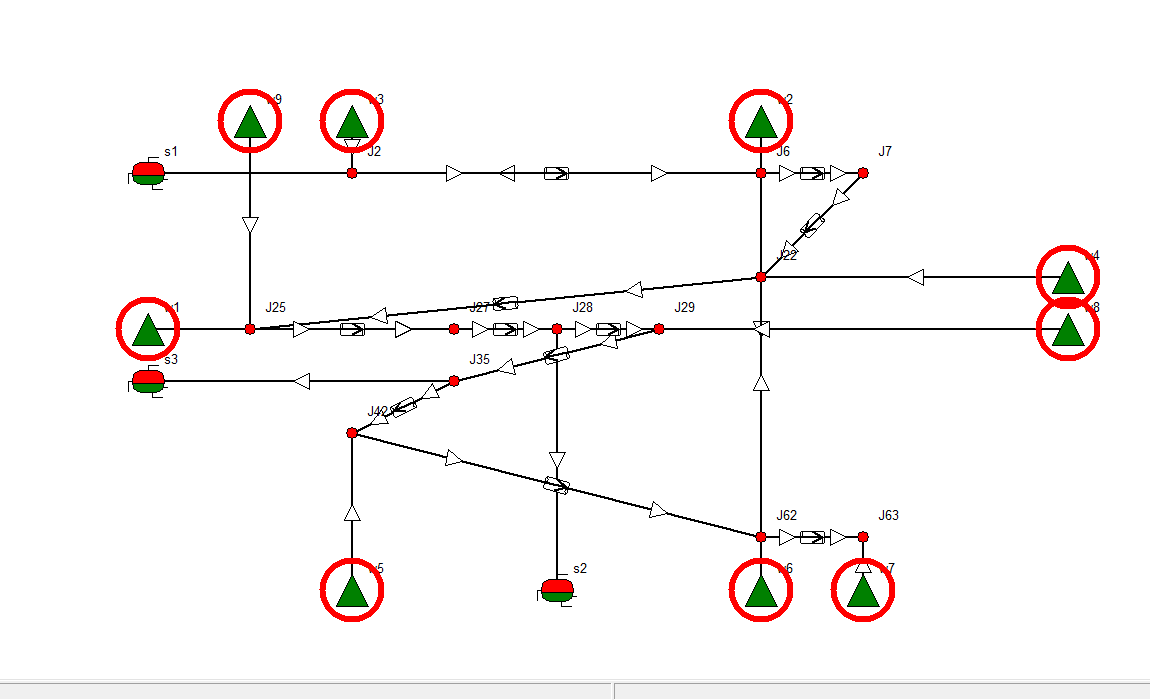
#> input picture data/image/image_11.png, 1150 x 700 px, found by its file name
$ python find_triangles.py
#> lines starting #> are read from the running program, lines starting #| are printed output that depends on the picture; after the words box and inside, x2 and y2 are one past the last pixel; in counts of white or black regions, pixels touching at a corner belong together
import cv2
import numpy as np
import pickle
import os
import json


def find_triangles(image_path, number):
#> called with image_path = 'pr5_result/pr9/data/image/image_11.png', number = 11
    image = cv2.imread(image_path)
#> image is the input picture: shape (700, 1150, 3); mean B, G, R 245, 245.7, 248.7
    gray = cv2.cvtColor(image, cv2.COLOR_BGR2GRAY)
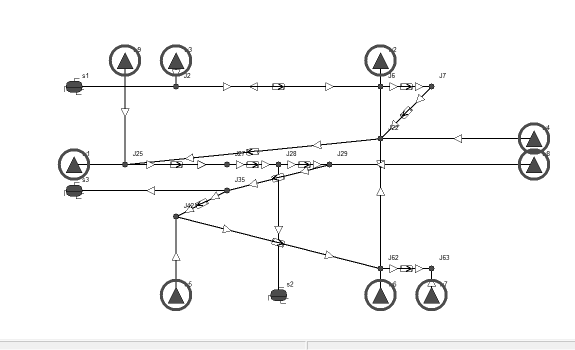
#> gray: shape (700, 1150) (shown at 1/2 size); min 0, max 255, mean 246.5
    _, thresh = cv2.threshold(gray, 127, 255, cv2.THRESH_BINARY_INV)
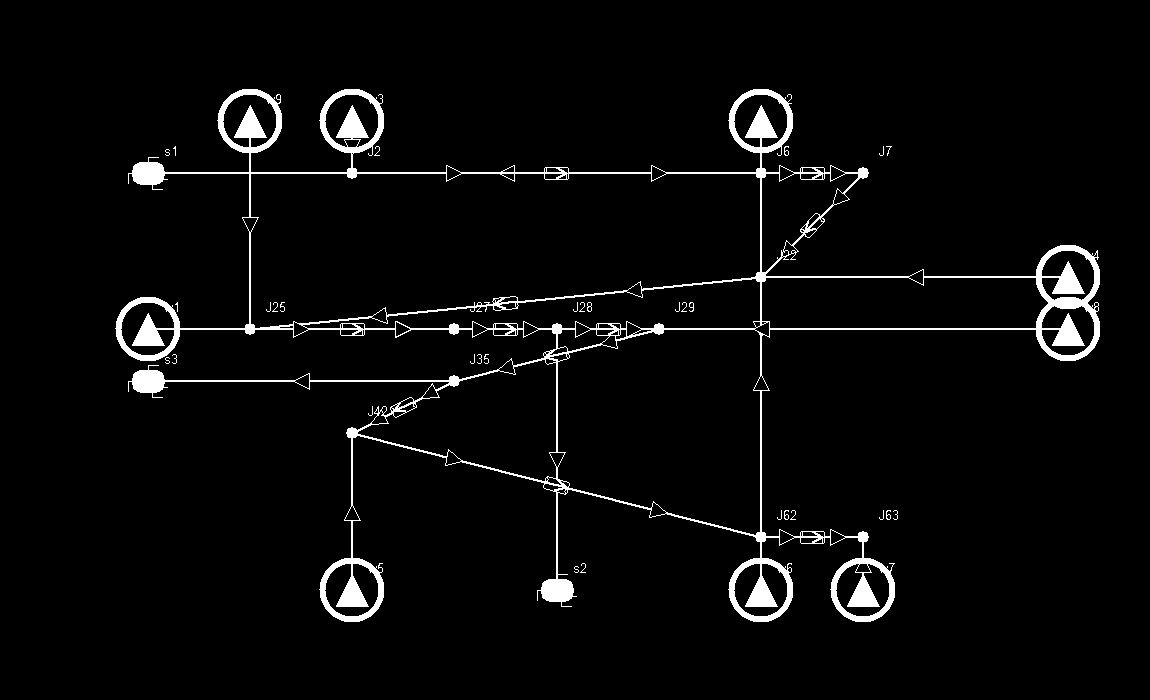
#> thresh: shape (700, 1150); 3.7% white; 31 white regions (23 under 20 px)
    contours, _ = cv2.findContours(thresh, cv2.RETR_TREE, cv2.CHAIN_APPROX_SIMPLE) # cv2.RETR_EXTERNAL | cv2.RETR_LIST
#> contours = 176 contours, 78 with area under 20; largest, box (x1, y1, x2, y2) and area: (115, 89, 1100, 622) 187604, (250, 173, 761, 329) 65291, (557, 329, 761, 536) 35008, (761, 277, 1049, 329) 14078, (357, 359, 557, 482) 13749
    #with open(filepath, 'wb') as f:
    #    pickle.dump([], f)
    json_data = {}
    label_num = 1
    for contour in contours:
        epsilon = 0.04 * cv2.arcLength(contour, True)
        approx = cv2.approxPolyDP(contour, epsilon, True)

        if len(approx) == 3:
            area = cv2.contourArea(approx)
            if area < 100 or area > 300:
                continue  # Пропускаем неподходящие по размеру треугольники

             # Проверка на равносторонность
            pts = approx.reshape(3, 2)
            a = np.linalg.norm(pts[0] - pts[1])
            b = np.linalg.norm(pts[1] - pts[2])
            c = np.linalg.norm(pts[2] - pts[0])
            max_side = max(a, b, c)
            min_side = min(a, b, c)
            if max_side - min_side > 5:  # Порог допустимой разницы в длинах сторон
                continue  # Не равносторонний — пропускаем

            cv2.drawContours(image, [approx], 0, (0, 255, 0), 3)

            pts = approx.reshape(3, 2)  # получаем массив с тремя точками
            triangle_dict = {}

            for i, (x, y) in enumerate(pts):
                triangle_dict[f"x{i}"] = int(x)
                triangle_dict[f"y{i}"] = int(y)

            json_data[f"triangle_{label_num}"] = triangle_dict
            label_num += 1
#> this loop made 176 passes
#> (epsilon, area, a, b, c, max_side, min_side) on passes 37, 38, 39, 40, 47: (2, 101.5, 16.55, 15.65, 14.04, 16.55, 14.04), (2, 101.5, 16.55, 15.65, 14.04, 16.55, 14.04), (2, 101.5, 15.65, 14.04, 16.55, 16.55, 14.04), (2.09, 111, 14.56, 16.4, 17.46, 17.46, 14.56), (2, 101.5, 14.04, 15.65, 16.55, 16.55, 14.04)
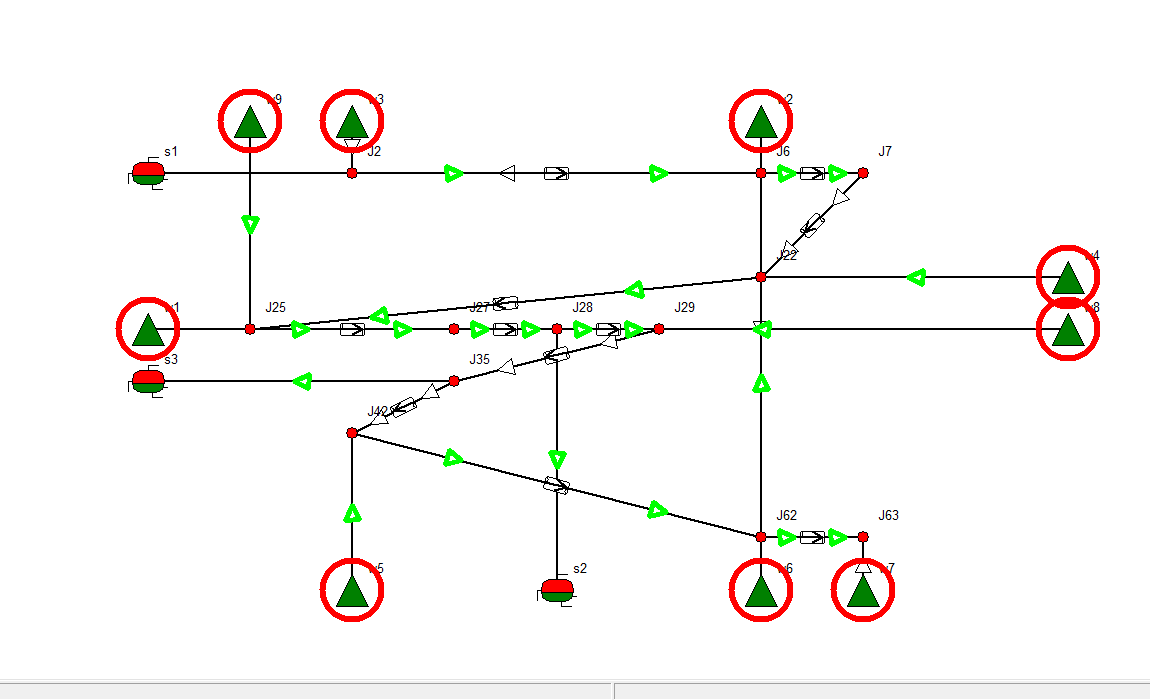
#> image: shape (700, 1150, 3); 0.61% of pixels changed, all inside (x1, y1, x2, y2) = (241, 164, 926, 547)
#> after the loop, json_data = 23 items; label_num = 24

    # Показываем изображение (по желанию)
    cv2.imshow('Detected Triangles' + str(number), image)
    cv2.waitKey(0)
    cv2.destroyAllWindows()
    return 0

find_triangles("pr5_result/pr9/data/image/image_11.png", 11)
#print("Обнаруженные треугольники сохранены в изображении.")

$ run again, with data/image/image_1.png copied over data/image/image_11.png
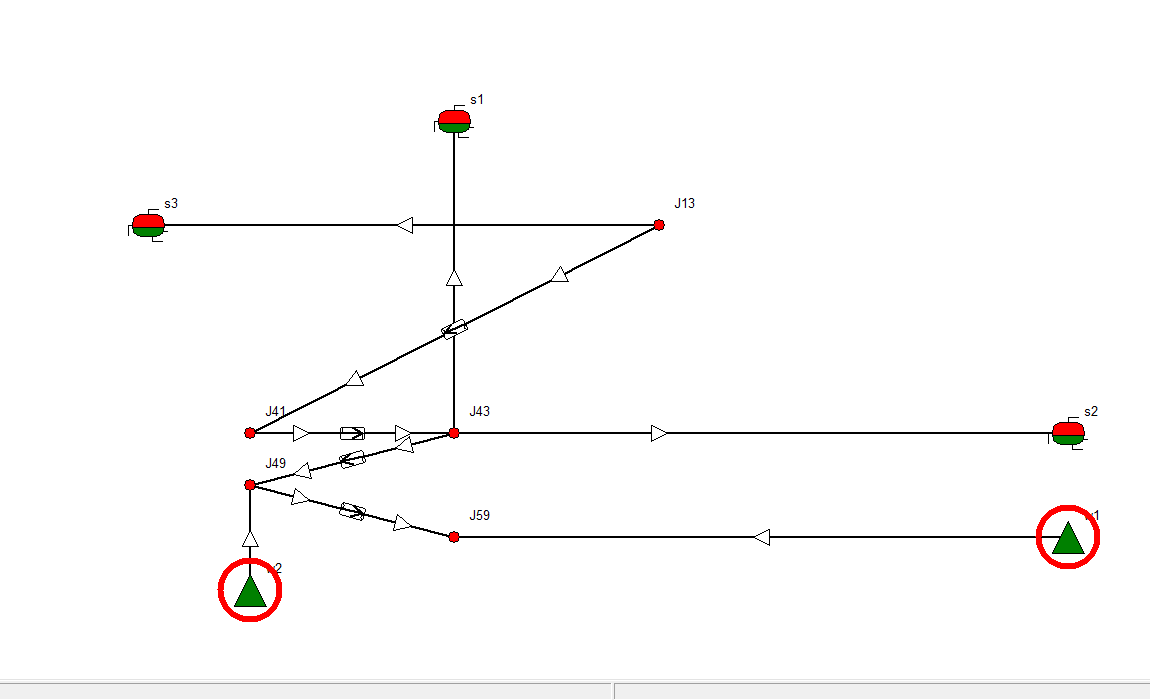
#> input picture data/image/image_1.png, 1150 x 700 px, found by its file name
#> in find_triangles, image is the input picture: shape (700, 1150, 3); mean B, G, R 250.2, 250.5, 251.4
#> in find_triangles, `_, thresh = cv2.threshold(gray, 127, 255, cv2.THRESH_BINARY_INV)`:
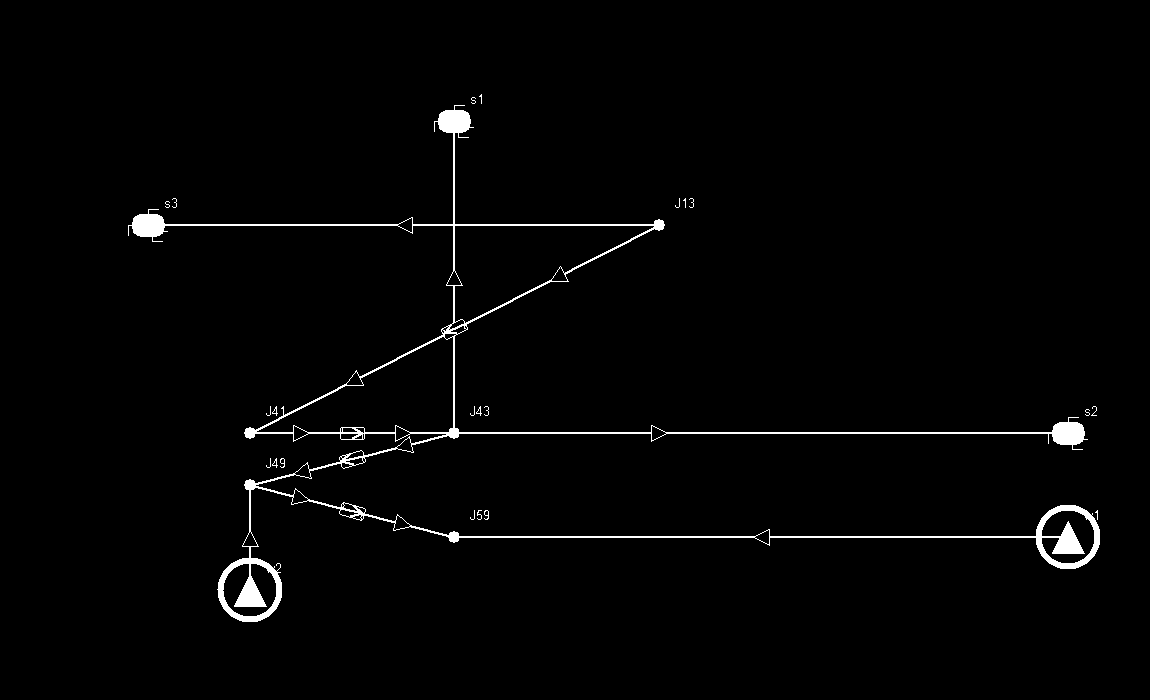
#> thresh: shape (700, 1150); 1.6% white; 22 white regions (15 under 20 px)
#> contours = 71 contours, 37 with area under 20; largest, box (x1, y1, x2, y2) and area: (128, 105, 1100, 622) 34688, (454, 225, 655, 324) 10352, (256, 336, 454, 433) 9772, (222, 563, 277, 617) 1746, (1041, 510, 1095, 564) 1736
#> the loop in find_triangles, `for contour in contours:` made 71 passes
#> (epsilon, area, a, b, c, max_side, min_side) on passes 27, 28, 29, 37, 53: (2, 101.5, 15.65, 14.04, 16.55, 16.55, 14.04), (2, 101.5, 14.04, 15.65, 16.55, 16.55, 14.04), (2.09, 111, 14.56, 16.4, 17.46, 17.46, 14.56), (2.09, 111, 14.56, 16.4, 17.46, 17.46, 14.56), (2, 101.5, 16.55, 15.65, 14.04, 16.55, 14.04)
#> after the loop in find_triangles, `for contour in contours:`:
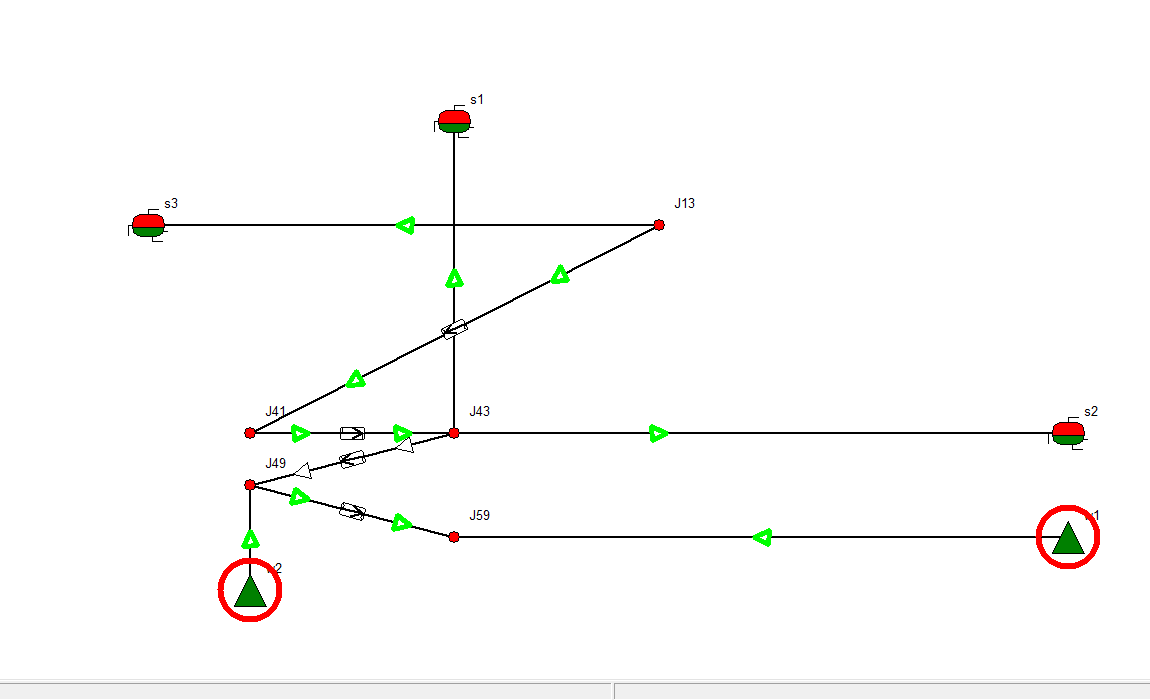
#> image: shape (700, 1150, 3); 0.29% of pixels changed, all inside (x1, y1, x2, y2) = (241, 216, 772, 549)
#> after the loop in find_triangles, `for contour in contours:`: json_data = 11 items; label_num = 12

$ run again, with data/image/image_12.png copied over data/image/image_11.png
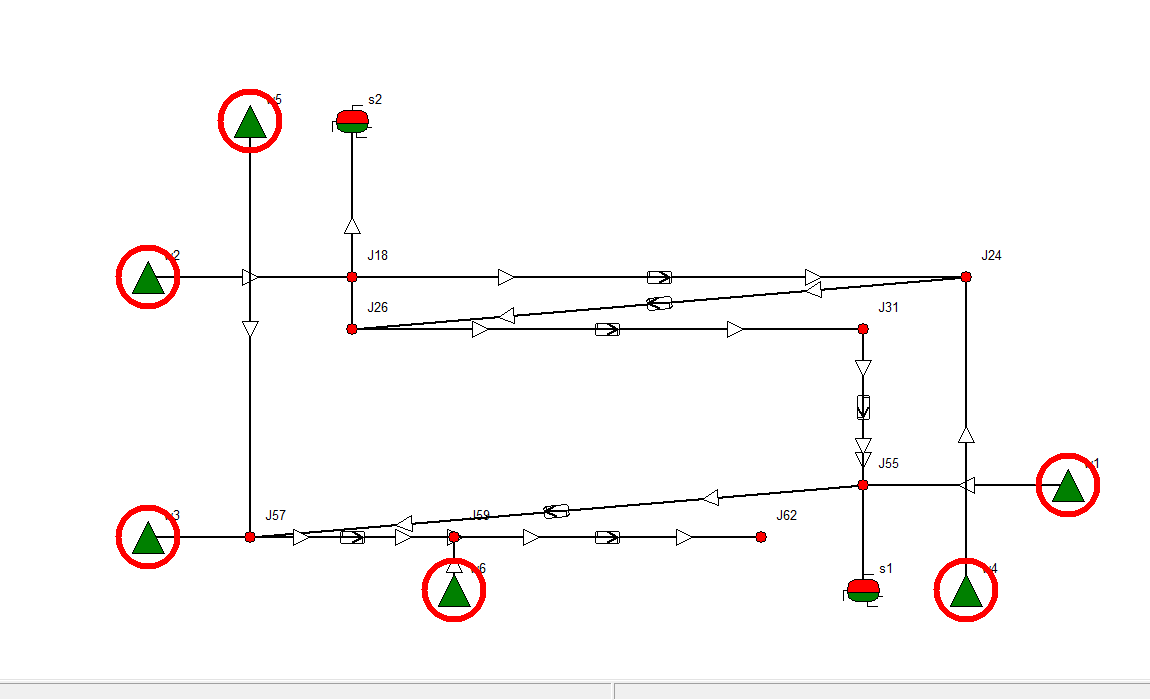
#> input picture data/image/image_12.png, 1150 x 700 px, found by its file name
#> in find_triangles, image is the input picture: shape (700, 1150, 3); mean B, G, R 247.3, 247.8, 249.7
#> in find_triangles, `_, thresh = cv2.threshold(gray, 127, 255, cv2.THRESH_BINARY_INV)`:
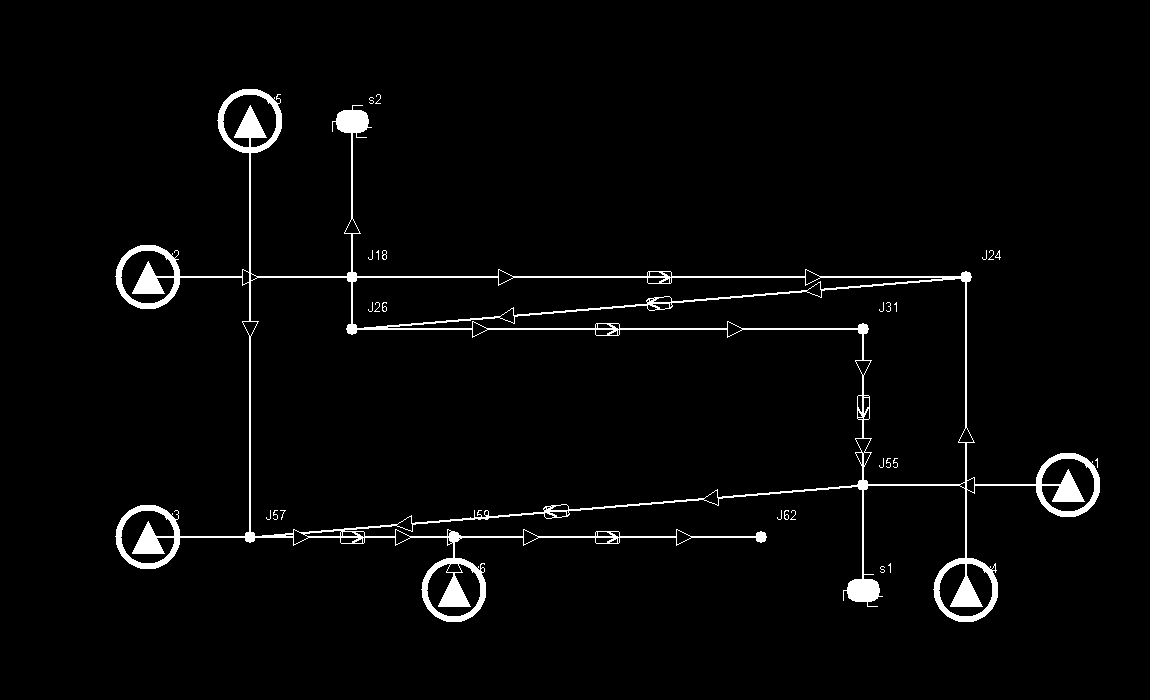
#> thresh: shape (700, 1150); 2.8% white; 27 white regions (19 under 20 px)
#> contours = 117 contours, 55 with area under 20; largest, box (x1, y1, x2, y2) and area: (115, 89, 1100, 622) 190240, (250, 277, 863, 537) 115294, (387, 278, 966, 485) 29938, (352, 277, 943, 329) 15084, (222, 94, 277, 148) 1746
#> the loop in find_triangles, `for contour in contours:` made 117 passes
#> (epsilon, area, a, b, c, max_side, min_side) on passes 41, 42, 44, 45, 46: (2, 101.5, 16.55, 15.65, 14.04, 16.55, 14.04), (2, 101.5, 16.55, 15.65, 14.04, 16.55, 14.04), (2, 101.5, 16.55, 15.65, 14.04, 16.55, 14.04), (2, 101.5, 16.55, 15.65, 14.04, 16.55, 14.04), (2.06, 105, 14, 16.16, 17, 17, 14)
#> after the loop in find_triangles, `for contour in contours:`:
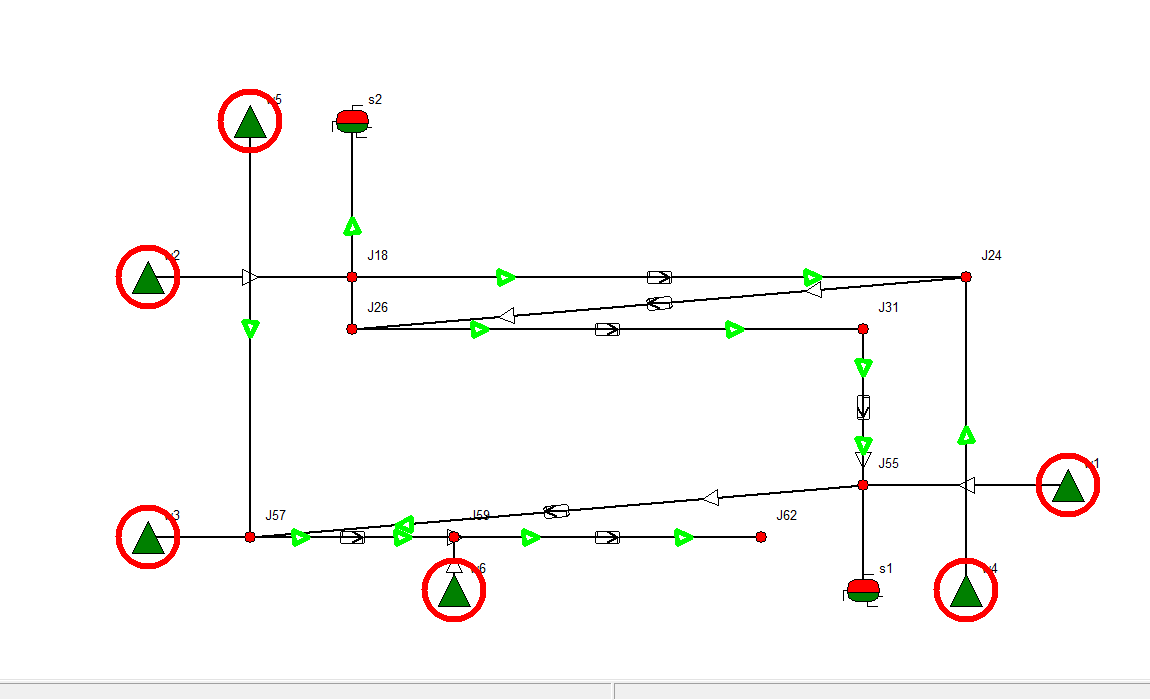
#> image: shape (700, 1150, 3); 0.37% of pixels changed, all inside (x1, y1, x2, y2) = (241, 216, 976, 547)
#> after the loop in find_triangles, `for contour in contours:`: json_data = 14 items; label_num = 15
